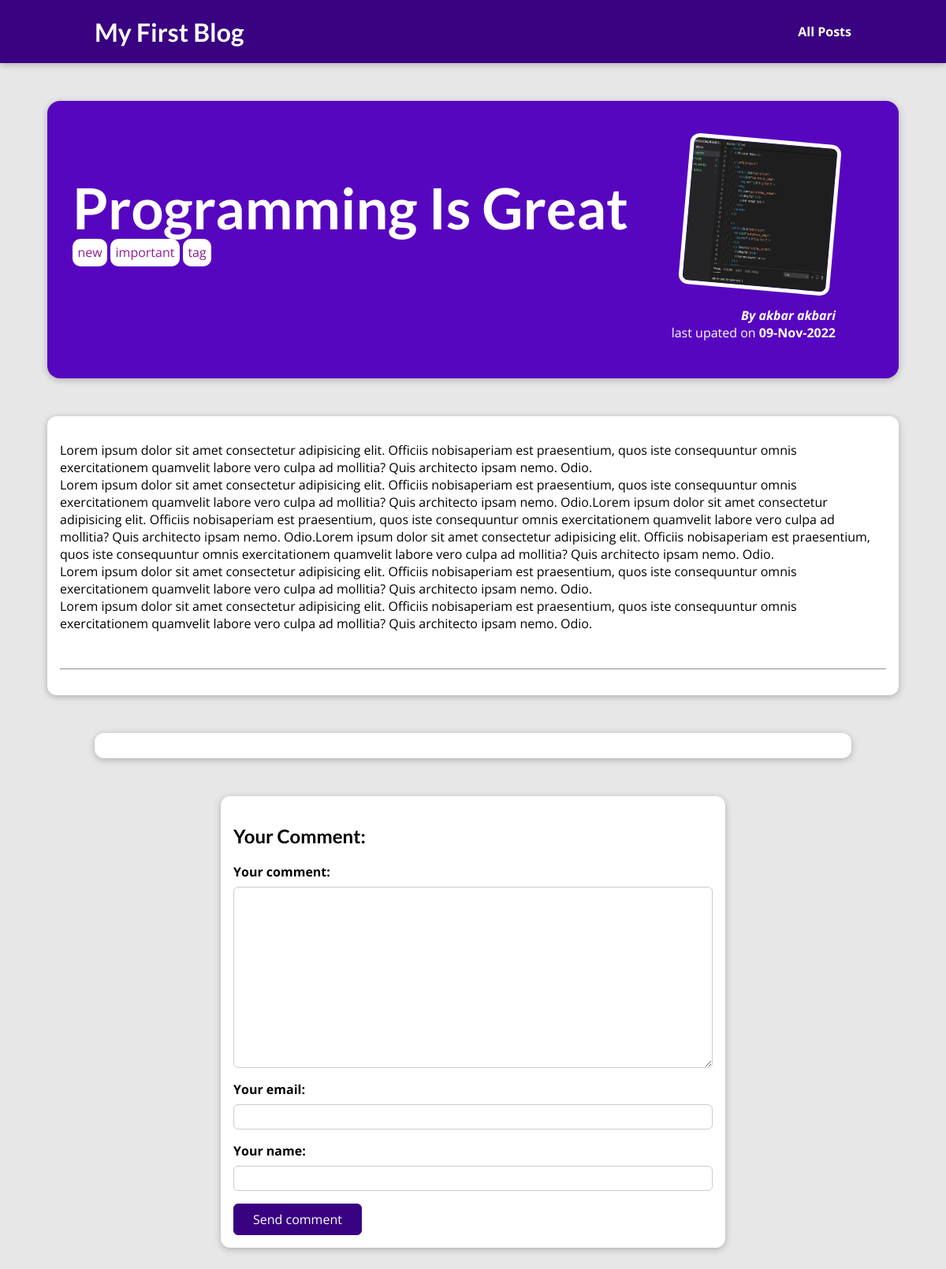
Before: /posts/coding-is-fun with the older database file.
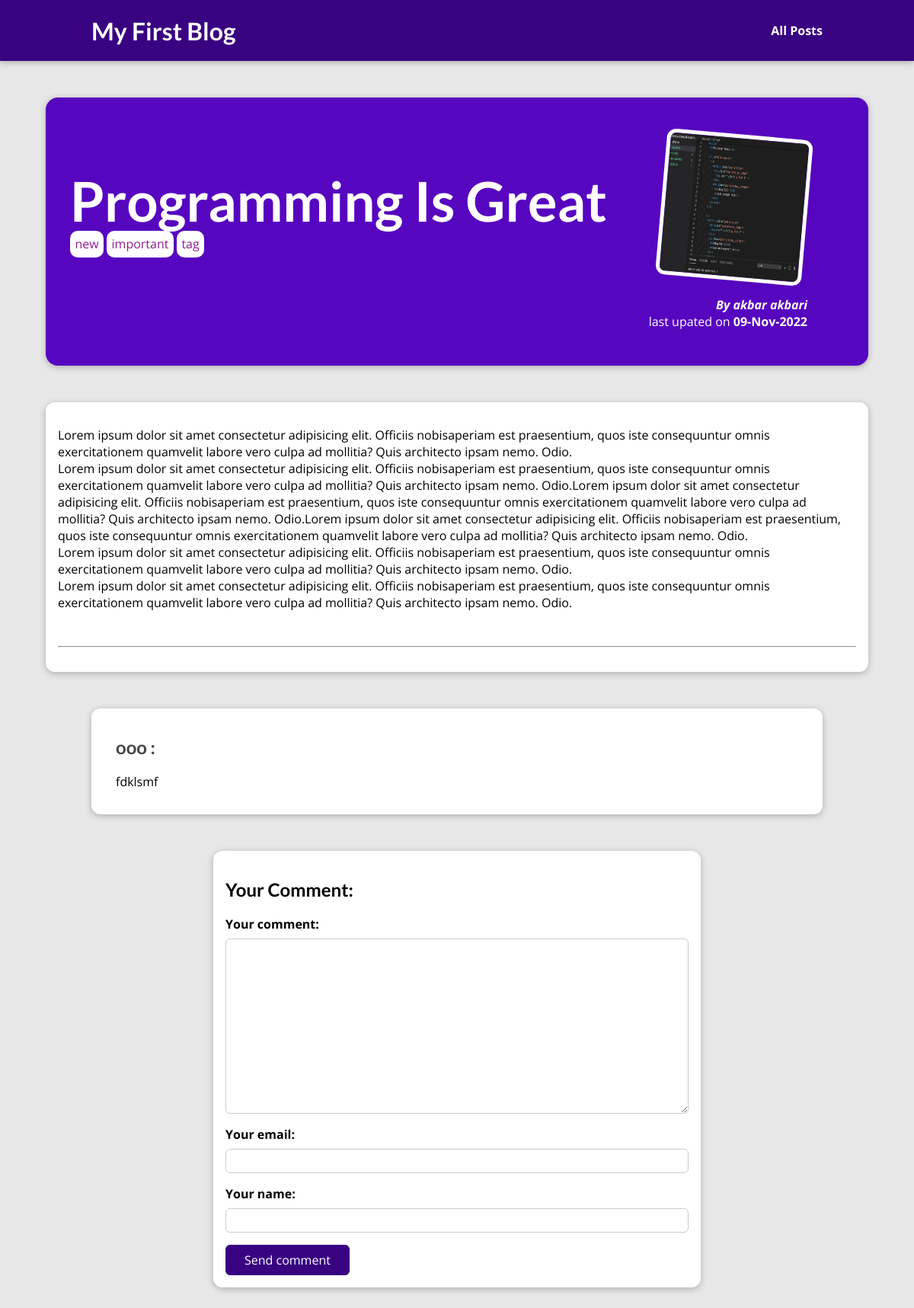
After: the same page with the newer database file.
### blog/models.py (models this page shows, shortened)
class Tag(models.Model):
    captions = models.CharField(max_length=20)

class Comment(models.Model):
    content = models.TextField(max_length=400 )
    owner_email = models.EmailField(max_length=100 ,)
    shown_name = models.CharField(max_length=20 , )
    post = models.ForeignKey(Post, on_delete=models.CASCADE , related_name="comments")

### blog/views.py (the view, shortened to what this page needs)
# urls.py: path("posts/<slug:slug>" , views.PostDetailView.as_view() , name="post_detail_page"),
class PostDetailView(View):
    def get(self , request , slug):
        post = Post.objects.get(slug=slug)
        context = {
            "post": post ,
            "post_tags": post.tag.all() ,
            "comment_form": CommentForm(),
            "comments" : post.comments.all().order_by("-id"),
        }
        return render(request , "blog/post_detail.html", context)

### blog/forms.py
class CommentForm(ModelForm):
        class Meta:
            model = models.Comment
            fields = "__all__"
            exclude =["post" , ]
            labels = {"content" :"Your comment" , "shown_name": "Your name" , "owner_email" : "Your email" ,}

### blog/templates/blog/post_detail.html (shortened to what this page needs)
{% extends 'base.html' %}
{% load static %}
{% block css_files %}
<link rel="stylesheet" href="{% static 'blog/post-detail.css' %}">
{% endblock  %}
{% block content %}
<section id="summary">
<article>
    <img src="{{post.image.url}}" alt="{{post.page_title}}">
    <address>By<a href="mailto:{{post.author.email}}"> {{post.author.first_name}} {{post.author.last_name}}</a></address>
    <div>last upated on <time>{{post.date|date:"d-M-Y"}}</time></div>
</article>
<h2>{{post.title|title}}</h2>
<div>
    {% for tag in post_tags %}
    <span class="tag">{{tag.captions}}</span>
    {% endfor %}
</div>
</section>
<main>
<p>{{post.content |linebreaks |add:'<br><hr>'}}</p>
</main>
<section id="comments">
<ul>
    {%for comment in comments%}
    <li>
        <h2>{{comment.shown_name}} :</h2>
        <p>{{comment.content|linebreaks}}</p>
    </li>
    {%endfor%}
</ul>
</section>
<section id= "comment-form" >
    <h2>Your Comment:</h2>
    <form  action="{% url 'post_detail_page' post.slug %}" method="POST">
            {% for form_field in comment_form %}
            <div class="form-control {% if form_field.errors %}invalid{% endif %}">
            {{form_field.label_tag}}
            {{form_field}}
            </div>
            {% endfor %}
        <button>Send comment</button>
    </form>
</section>
{% endblock  %}

Changed rows visible on the page:
added Comment: shown_name "ooo", content "fdklsmf"
